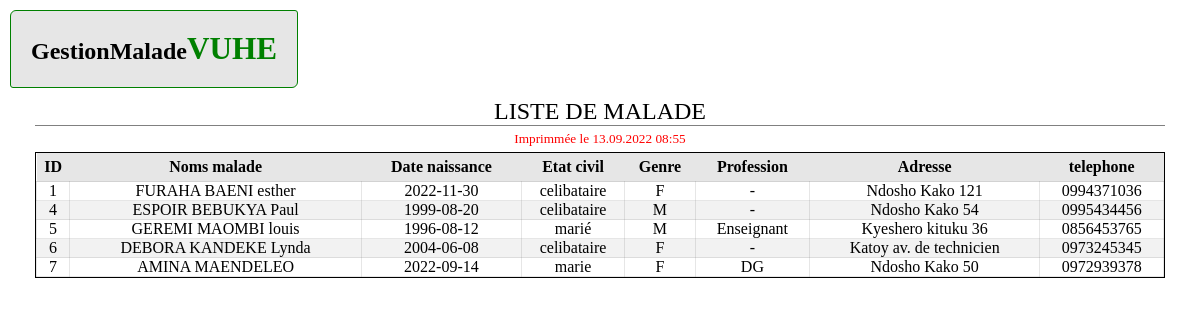
/etatSortie/liste_malade/content.php, run on the app's committed database.
### tables this page shows
CREATE TABLE IF NOT EXISTS `malade` (
  `idmala` int(11) NOT NULL AUTO_INCREMENT,
  `nomsmalade` varchar(25) NOT NULL,
  `datenaissancemala` date NOT NULL,
  `etatcivilmala` varchar(20) NOT NULL,
  `sexemala` varchar(10) NOT NULL,
  `professionmala` varchar(25) NOT NULL,
  `adresse` varchar(25) NOT NULL,
  `telmala` varchar(20) NOT NULL,
  `poidsmala` varchar(10) NOT NULL,
  `taillemala` varchar(10) NOT NULL,
  `tamala` varchar(10) NOT NULL,
  `frmala` varchar(10) NOT NULL,
  `fcmala` varchar(10) NOT NULL,
  `poulsmala` varchar(10) DEFAULT NULL,
  `tmala` varchar(10) NOT NULL,
  PRIMARY KEY (`idmala`)
);

### etatSortie/liste_malade/content.php (the view, shortened to what this page needs)
<!DOCTYPE html>
<html lang="en">
<head>
</head>
<body>
    <h2 class="titre">GestionMalade<span>VUHE</span> </h2>
  <header>
    <h2>LISTE DE MALADE</h2>
    <h5> Imprimmée le <?= date("d.m.Y h:i") ?></h5>
  </header>
  <div class="tab">
  <table>
         <thead>
             <tr>
             <th>ID</th>
            <th> Noms malade</th>
            <th>Date naissance </th>
              <th> Etat civil</th>
              <th>Genre</th>
               <th>Profession</th>
               <th>Adresse </th>
               <th>telephone</th>
             </tr>
         </thead>
         <tbody>
      <?php
      require '../../Fichier_PHP/pdo.php';
       $sql="SELECT * FROM malade";
        $req=$pdo->prepare($sql);
        $req->execute();
        $tab=$req->fetchAll(PDO::FETCH_ASSOC);
        foreach($tab as $data){
                ?>
                 <tr>
               <td><?= $idmala=$data['idmala'] ?></td>
               <td><?= $nomsmalade=$data['nomsmalade'] ?></td>
               <td><?= $datenaissancemala=$data['datenaissancemala'] ?></td>
               <td><?= $etatcivilmala=$data['etatcivilmala'] ?></td>
               <td><?= $sexemala=$data['sexemala'] ?></td>
               <td><?= $professionmala=$data['professionmala'] ?></td>
               <td><?=   $adresse=$data['adresse'] ?></td>
               <td><?= $telmala=$data['telmala'] ?></td>
                 </tr>
                 <?php } ?>
             </tbody>
  </table>
  </div>
</body>
</html>

### etatSortie/liste_malade/content.php (style rules this page uses)
* { padding: 0; margin: 0; font-family: 'Franklin Gothic Medium', 'Times New Roman', Times, serif; }
body { padding: 5px; }
.titre { background:rgba(128, 128, 128, 0.2); padding: 20px; margin: 5px 5px; display: inline-block; border-radius: 6px 3px; border: 0.2px solid green; }
.titre span { color: green; font-size: 1.3em; }
header { width: 100%; }
header h2 { text-align: center; margin: 5px 30px; border-bottom: 0.2px solid gray; font-weight: 100; }
header h5 { text-align: center; margin: 5px 30px; color: red; font-weight: 100; }
.tab { margin: 5px 30px; border: 0.2px solid black; }
.tab table { border-collapse: collapse; width: 100%; }
.tab table thead { background: rgba(128, 128, 128, 0.2); color: black; }
.tab table thead tr th { padding: 5px 2px; }
.tab table tbody { text-align: center; }
.tab table tbody tr td { border: 0.1px solid rgba(128, 128, 128, 0.2); }
.tab table tbody tr:nth-child(even) { background: rgba(128, 128, 128, 0.1); }

### data on the page
malade: idmala "1", nomsmalade "FURAHA BAENI esther", datenaissancemala "2022-11-30", etatcivilmala "celibataire", sexemala "F", professionmala "-", adresse "Ndosho Kako 121", telmala "0994371036"
malade: idmala "4", nomsmalade "ESPOIR BEBUKYA Paul", datenaissancemala "1999-08-20", etatcivilmala "celibataire", sexemala "M", professionmala "-", adresse "Ndosho Kako 54", telmala "0995434456"
malade: idmala "5", nomsmalade "GEREMI MAOMBI louis", datenaissancemala "1996-08-12", etatcivilmala "marié", sexemala "M", professionmala "Enseignant", adresse "Kyeshero kituku 36", telmala "0856453765"
malade: idmala "6", nomsmalade "DEBORA KANDEKE Lynda", datenaissancemala "2004-06-08", etatcivilmala "celibataire", sexemala "F", professionmala "-", adresse "Katoy av. de technicien", telmala "0973245345"
malade: idmala "7", nomsmalade "AMINA MAENDELEO", datenaissancemala "2022-09-14", etatcivilmala "marie", sexemala "F", professionmala "DG", adresse "Ndosho Kako 50", telmala "0972939378"
